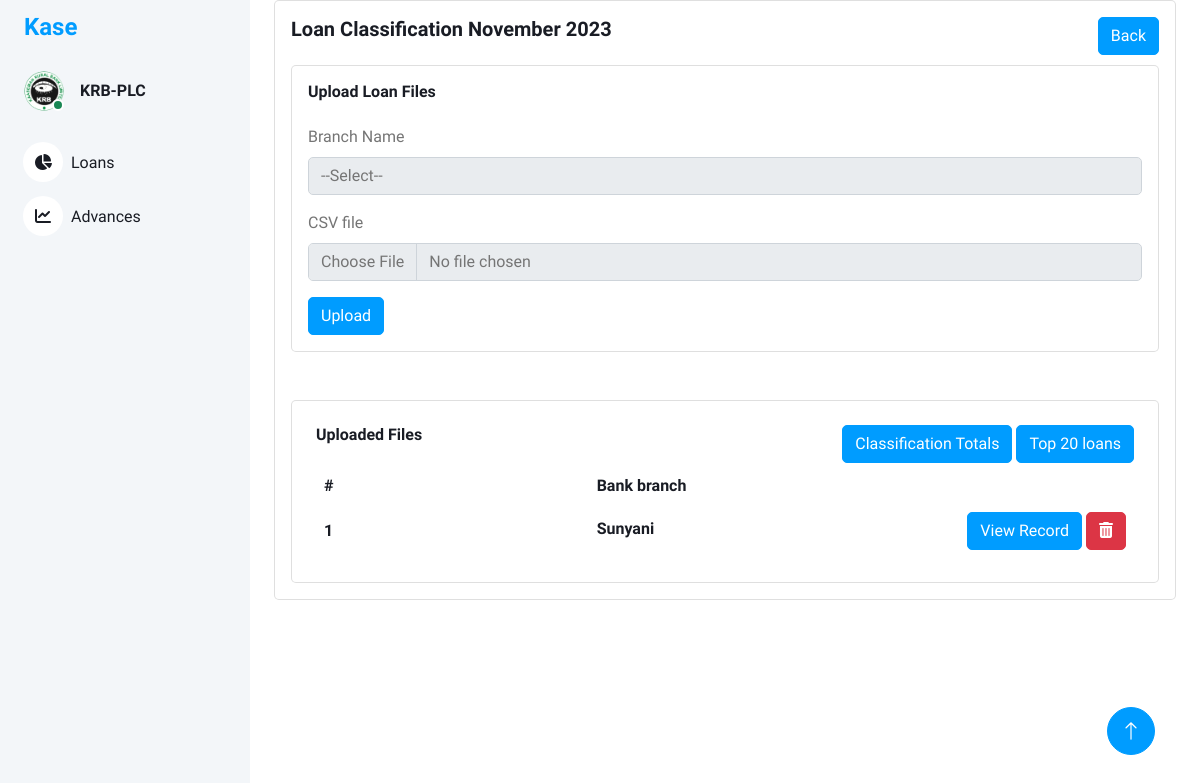
Screenshot of /loan_classification_upload/1 with the database file from the repository.
### models/loan_classification.py (models this page shows, shortened)
class LoanClassification(db.Model):
    id = db.Column(db.Integer, primary_key=True)
    loan_classification_name = db.Column(db.String(100), nullable=False)
    loan_classification_desc = db.Column(db.String(100), nullable=True)

### models/loan_classification_files.py (models this page shows, shortened)
class LoanClassificationFiles(db.Model):
    id = db.Column(db.Integer, primary_key=True)
    branch_name = db.Column(db.String(100), nullable=False)
    loan_class_id = db.Column(db.String(100), nullable=True)
    filename = db.Column(db.String(100), nullable=True)

### views/loan_classification.py (the view)
@bp.route('/loan_classification_upload/<int:id>', methods=['GET'])
def loan_classification_uploads(id):
    loan_classification_uploads = LoanClassificationFiles.query.filter_by(loan_class_id=id).all()
    serialized_loan_classification_uploads = []
    for classification in loan_classification_uploads:
        serialized_loan_classification_uploads.append({
            'id': classification.id,
            'branch_name': classification.branch_name,
        })
    loan_classifications = LoanClassification.query.filter_by(id=id).all()  # Retrieve all loan classifications from the database
    return render_template('loan_classification_uploads.html',loan_class_uploads=serialized_loan_classification_uploads,loan_class_id=id,loan_class_date=loan_classifications[0].loan_classification_name)

### templates/loan_classification_uploads.html (shortened to what this page needs)
<!DOCTYPE html>
<html lang="en">
<head>
    <link href="https://cdnjs.cloudflare.com/ajax/libs/font-awesome/5.10.0/css/all.min.css" rel="stylesheet">
    <link href="https://cdn.jsdelivr.net/npm/bootstrap-icons@1.4.1/font/bootstrap-icons.css" rel="stylesheet">
    <link href="{{ url_for('static', filename='lib/owlcarousel/assets/owl.carousel.min.css') }}" rel="stylesheet">
    <link href="{{ url_for('static', filename='lib/tempusdominus/css/tempusdominus-bootstrap-4.min.css') }}"
        rel="stylesheet" />
    <link href="{{ url_for('static',filename='css/bootstrap.min.css') }}" rel="stylesheet">
    <link href="{{ url_for('static', filename='css/style.css') }}" rel="stylesheet">
    <link rel="stylesheet" href="https://cdnjs.cloudflare.com/ajax/libs/font-awesome/6.0.0-beta3/css/all.min.css">
</head>
<body>
    <div class="container-xxl position-relative bg-white d-flex p-0">
        <div class="sidebar pe-4 pb-3">
            <nav class="navbar bg-light navbar-light">
                <a href="{{ url_for('main.index') }}" class="navbar-brand mx-4 mb-3">
                    <h4 class="text-primary">Kase</h4>
                </a>
                <div class="d-flex align-items-center ms-4 mb-4">
                    <div class="position-relative">
                        <img class="rounded-circle" src="{{ url_for('static',filename='img/krblogoBig.png') }}" alt=""
                            style="width: 40px; height: 40px;">
                        <div
                            class="bg-success rounded-circle border border-2 border-white position-absolute end-0 bottom-0 p-1">
                        </div>
                    </div>
                    <div class="ms-3">
                        <h6 class="mb-0">KRB-PLC</h6>
                    </div>
                </div>
                <div class="navbar-nav w-100">
                    <a href="{{ url_for('main.index') }}" class="nav-item nav-link"><i
                            class="fa fa-chart-pie me-2"></i>Loans
                    </a>
                    <a href="{{ url_for('returns.returns') }}" class="nav-item nav-link"><i
                            class="fa fa-chart-line me-2"></i>Advances</a>
                </div>
            </nav>
        </div>
        <div class="content">
            <div class="container-fluid">
                <div class="container-fluid">
                    <div class="card">
                        <div class="card-body">
                             <div class="d-flex justify-content-between">
                                        <div>
                                            <h5 class="card-title fw-semibold mb-4">Loan Classification {{ loan_class_date }}</h5>
                                        </div>
                                        <div>
                                            <a href="{{ url_for('main.index')}}" class="btn btn-primary">Back</a>
                                        </div>
                                    </div>
                            <div class="card">
                                <div class="card-body ">
                                    <h6 class="card-title fw-semibold mb-4">Upload Loan Files </h6>
                                    <form method="post" action="{{ url_for('loan_classification.loan_file_upload',id=loan_class_id) }}" enctype="multipart/form-data">
                                        <div class="mb-3">
                                            <label for="loanClassName" class="form-label">Branch Name</label>
                                            <select class="form-control" name="branchName" id="branchName" >
                                                <option selected disabled>--Select--</option>
                                            </select>
                                        </div>
                                        <div class="mb-3">
                                            <label for="loanClassDesc"  class="form-label">CSV file</label>
                                            <input type="file" class="form-control" name="loanFile" id="loanFile">
                                        </div>
                                        <button type="submit" class="btn btn-primary">Upload</button>
                                    </form>
                                </div>
                            </div>
                            <br>
                            <br>
                            <div class="card w-100">
                                <div class="card-body p-4">
                                    <div class="d-flex justify-content-between">
                                        <div>
                                            <h6 class="card-title fw-semibold mb-4">Uploaded Files </h6>
                                        </div>
                                        <div>
                                            <a href="{{url_for('loan_classification.loan_classification_total',id=loan_class_id)}}"  class="btn btn-primary">Classification Totals</a>
                                            <a href="{{url_for('loan_classification.top_loans',id=loan_class_id)}}"  class="btn btn-primary">Top 20 loans</a>
                                        </div>
                                    </div>
                                    <div class="table-responsive">
                                        <table class="table table-auto text-nowrap mb-0 align-middle">
                                            <thead class="text-dark fs-4">
                                                <tr>
                                                    <th class="border-bottom-0 col">
                                                        <h6 class="fw-semibold mb-0">#</h6>
                                                    </th>
                                                    <th class="border-bottom-0 col">
                                                        <h6 class="fw-semibold mb-0">Bank branch</h6>
                                                    </th>
                                                    <th class="border-bottom-0 col">
                                                    </th>
                                                </tr>
                                            </thead>
                                            <tbody>
                                                {% for classification in loan_class_uploads %}
                                                <tr>
                                                    <td class="border-bottom-0">
                                                        <h6 class="fw-semibold mb-0">{{ loop.index }}</h6>
                                                    </td>
                                                    <td class="border-bottom-0">
                                                        <h6 class="fw-semibold mb-1">{{ classification.branch_name }}</h6>
                                                    </td>
                                                    <td class="border-bottom-0">
                                                        <a class="btn btn-primary">View Record</a>
                                                        <a class="btn btn-danger"><i class="fas fa-trash-alt"></i></a>
                                                    </td>
                                                </tr>
                                                {% endfor %}
                                            </tbody>
                                        </table>
                                    </div>
                                </div>
                            </div>
                        </div>
                    </div>
                </div>
            </div>
            <a href="#" class="btn btn-lg btn-primary btn-lg-square back-to-top"><i class="bi bi-arrow-up"></i></a>
        </div>
    </div>
</body>
</html>

### static/css/style.css (style rules this page uses)
:root { --primary: #009CFF; --light: #F3F6F9; --dark: #191C24; }
.back-to-top { position: fixed; display: none; right: 45px; bottom: 45px; z-index: 99; }
.btn { transition: .5s; }
.btn.btn-primary { color: #FFFFFF; }
.btn-lg-square { width: 48px; height: 48px; }
.btn-square, .btn-sm-square, .btn-lg-square { padding: 0; display: inline-flex; align-items: center; justify-content: center; font-weight: normal; border-radius: 50px; }
.sidebar { position: fixed; top: 0; left: 0; bottom: 0; width: 250px; height: 100vh; overflow-y: auto; background: var(--light); transition: 0.5s; z-index: 999; }
.content { margin-left: 250px; min-height: 100vh; background: #FFFFFF; transition: 0.5s; }
@media (min-width: 992px) { .sidebar { margin-left: 0; } }
@media (min-width: 992px) { .content { width: calc(100% - 250px); } }
.sidebar .navbar .navbar-nav .nav-link { padding: 7px 20px; color: var(--dark); font-weight: 500; border-left: 3px solid var(--light); border-radius: 0 30px 30px 0; outline: none; }
.sidebar .navbar .navbar-nav .nav-link i { width: 40px; height: 40px; display: inline-flex; align-items: center; justify-content: center; background: #FFFFFF; border-radius: 40px; }

### templates/loan_classification_uploads.html (style rules this page uses)
table { width: 100%; table-layout: fixed; }
table th:nth-child(3), table td:nth-child(3) { text-align:right; }

### rows the page displays
LoanClassification: loan_classification_name "November 2023"
LoanClassificationFiles: branch_name "Sunyani"
